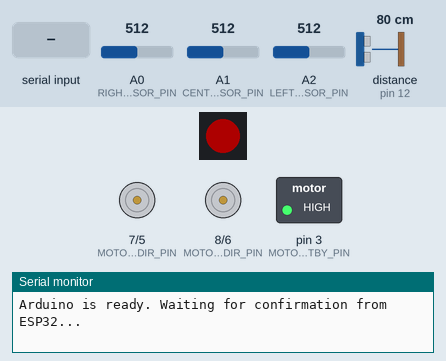
Recording of a sketch running on a simulated Arduino Uno, built with avr-gcc and run on an emulated ATmega328P. Parts: 1 RGB LEDs in strip order, left to right, direction and speed pins drawn as motors (green arrow = direction pin HIGH = forward, orange = LOW = backward, longer = more drive, stopped while the standby pin is LOW), switched loads named in the sketch (green lamp = pin HIGH), the last lines printed to the serial monitor. The inputs (shaded band) are chosen by the test bench; at power-on: distance to the obstacle (sensor on pin 12) 80 cm, A1 (CENTER_SENSOR_PIN) = 512, A2 (LEFT_SENSOR_PIN) = 512, A0 (RIGHT_SENSOR_PIN) = 512. The echo pulse lasts 58.3 µs per cm; dim RGB values are drawn brighter than linear; pins used as bus, display or sensor lines are not drawn.

Above: at 1.2 s.
1.3 s: "START_CONFIRMED" received over Serial
At 3.5 s:
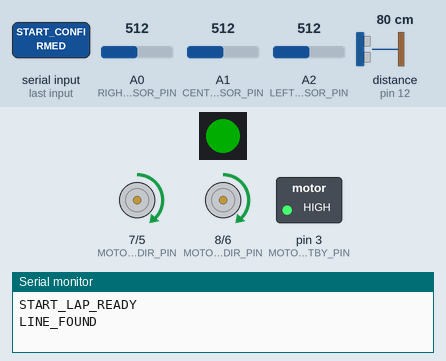
3.8 s: distance to the obstacle (sensor on pin 12) set to 35 cm
5.3 s: distance to the obstacle (sensor on pin 12) set to 29 cm
At 6.5 s:
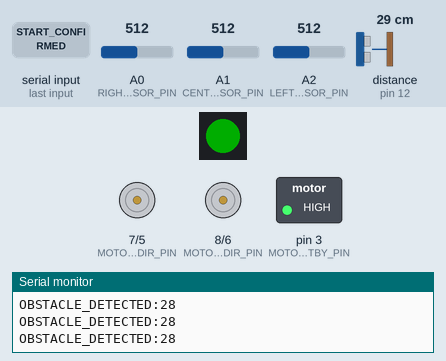
6.8 s: distance to the obstacle (sensor on pin 12) set to 60 cm
At 8.0 s:
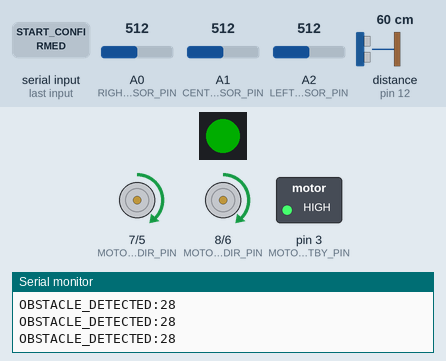
8.3 s: A1 (CENTER_SENSOR_PIN) set to 487
At 9.5 s:
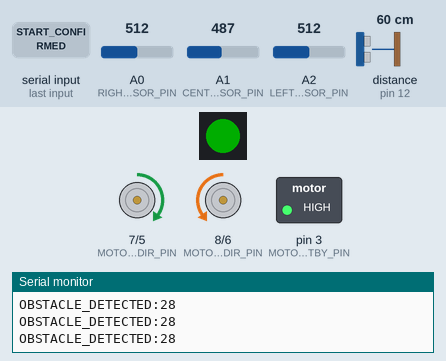
9.8 s: A2 (LEFT_SENSOR_PIN) set to 487
At 10.5 s:
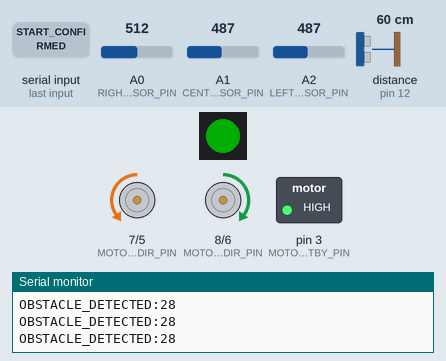
Timing chart, 0 to 12.3 s (numbered marks = the images above; inputs shaded):
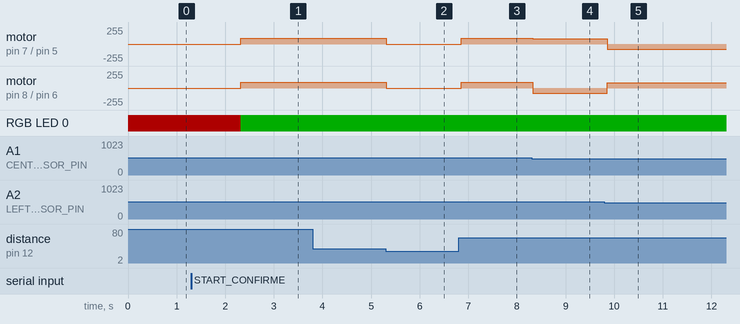

The sketch:

arduino_main.ino
```cpp
#include <FastLED.h>

#define TRIG_PIN 13
#define ECHO_PIN 12
#define LEFT_SENSOR_PIN A2
#define CENTER_SENSOR_PIN A1
#define RIGHT_SENSOR_PIN A0

#define MOTOR_STBY_PIN 3
#define MOTOR_A_DIR_PIN 7
#define MOTOR_A_SPEED_PIN 5
#define MOTOR_B_DIR_PIN 8
#define MOTOR_B_SPEED_PIN 6

#define LED_PIN 2
#define NUM_LEDS 1
#define LED_BRIGHTNESS 50

CRGB leds[NUM_LEDS];

int leftSensor, centerSensor, rightSensor;
long obstacleDistance;
bool lineDetected = false;
bool obstacleDetected = false;
bool canStart = false;

const int BASE_SPEED = 90;
const int TURN_SPEED = 80;
const int LINE_THRESHOLD = 500;
const int MAX_OBSTACLE_DISTANCE = 30;

void setup() {
    Serial.begin(9600);

    FastLED.addLeds<WS2812, LED_PIN, GRB>(leds, NUM_LEDS);
    FastLED.setBrightness(LED_BRIGHTNESS);

    pinMode(MOTOR_STBY_PIN, OUTPUT);
    pinMode(MOTOR_A_DIR_PIN, OUTPUT);
    pinMode(MOTOR_A_SPEED_PIN, OUTPUT);
    pinMode(MOTOR_B_DIR_PIN, OUTPUT);
    pinMode(MOTOR_B_SPEED_PIN, OUTPUT);
    pinMode(TRIG_PIN, OUTPUT);
    pinMode(ECHO_PIN, INPUT);

    digitalWrite(MOTOR_STBY_PIN, HIGH);
    setLedColor(255, 0, 0);
    stopMotors();

    Serial.println("Arduino is ready. Waiting for confirmation from ESP32...");
}

void loop() {
    checkSerialCommunication();

    if (canStart) {
        readSensors();
        checkObstacle();

        if (!obstacleDetected) {
            followLine();
        } else {
            stopMotors();
            Serial.println("OBSTACLE_DETECTED:" + String(obstacleDistance));
        }
    }

    delay(50);
}

void checkSerialCommunication() {
    if (Serial.available()) {
        String message = Serial.readString();
        message.trim();

        if (message == "START_CONFIRMED") {
            canStart = true;
            Serial.println("START_LAP_READY");
        } else if (message == "STOP") {
            canStart = false;
            stopMotors();
        }
    }
}

void readSensors() {
    leftSensor = analogRead(LEFT_SENSOR_PIN);
    centerSensor = analogRead(CENTER_SENSOR_PIN);
    rightSensor = analogRead(RIGHT_SENSOR_PIN);

    bool previousLineState = lineDetected;
    lineDetected = (leftSensor > LINE_THRESHOLD) ||
                   (centerSensor > LINE_THRESHOLD) ||
                   (rightSensor > LINE_THRESHOLD);

    if (lineDetected) {
        setLedColor(0, 255, 0);
    } else {
        setLedColor(255, 0, 0);
    }

    if (previousLineState && !lineDetected) {
        Serial.println("LINE_LOST");
    } else if (!previousLineState && lineDetected) {
        Serial.println("LINE_FOUND");
    }
}

void checkObstacle() {
    obstacleDistance = getDistance();

    if (obstacleDistance > 0 && obstacleDistance <= MAX_OBSTACLE_DISTANCE) {
        if (!obstacleDetected) {
            obstacleDetected = true;
            Serial.println("OBSTACLE_DETECTED:" + String(obstacleDistance));
        }

        if (obstacleDistance <= 8) {
            stopMotors();
        }
    } else {
        obstacleDetected = false;
    }
}

long getDistance() {
    digitalWrite(TRIG_PIN, LOW);
    delayMicroseconds(2);
    digitalWrite(TRIG_PIN, HIGH);
    delayMicroseconds(10);
    digitalWrite(TRIG_PIN, LOW);

    long duration = pulseIn(ECHO_PIN, HIGH);
    long distance = duration * 0.034 / 2;

    return distance;
}

void followLine() {
    if (centerSensor > LINE_THRESHOLD) {
        moveForward(BASE_SPEED);
    } else if (leftSensor > LINE_THRESHOLD) {
        turnLeft();
    } else if (rightSensor > LINE_THRESHOLD) {
        turnRight();
    } else {
        stopMotors();
        Serial.println("LINE_SEARCH_NEEDED");
    }
}

void moveForward(int speed) {
    digitalWrite(MOTOR_A_DIR_PIN, HIGH);
    digitalWrite(MOTOR_B_DIR_PIN, HIGH);
    analogWrite(MOTOR_A_SPEED_PIN, speed);
    analogWrite(MOTOR_B_SPEED_PIN, speed);
}

void turnLeft() {
    digitalWrite(MOTOR_A_DIR_PIN, HIGH);
    digitalWrite(MOTOR_B_DIR_PIN, LOW);
    analogWrite(MOTOR_A_SPEED_PIN, TURN_SPEED);
    analogWrite(MOTOR_B_SPEED_PIN, TURN_SPEED);
}

void turnRight() {
    digitalWrite(MOTOR_A_DIR_PIN, LOW);
    digitalWrite(MOTOR_B_DIR_PIN, HIGH);
    analogWrite(MOTOR_A_SPEED_PIN, TURN_SPEED);
    analogWrite(MOTOR_B_SPEED_PIN, TURN_SPEED);
}

void stopMotors() {
    analogWrite(MOTOR_A_SPEED_PIN, 0);
    analogWrite(MOTOR_B_SPEED_PIN, 0);
}

void setLedColor(int r, int g, int b) {
    leds[0] = CRGB(r, g, b);
    FastLED.show();
}
```

Measured:
- the behaviour switches between 32 and 31 cm on distance to the obstacle (sensor on pin 12) (found by bisection; images 1 and 2)
- the behaviour switches between 501 and 500 on A1 (CENTER_SENSOR_PIN) (found by bisection; images 3 and 4)
- the behaviour switches between 501 and 500 on A2 (LEFT_SENSOR_PIN) (found by bisection; images 4 and 5)
- after the input at 1.3 s, motor on pin 7 (MOTOR_A_DIR_PIN) / pin 5 (MOTOR_A_SPEED_PIN), motor on pin 8 (MOTOR_B_DIR_PIN) / pin 6 (MOTOR_B_SPEED_PIN): stopped → forward 90/255 after 1.0 s; RGB LED 0: RGB(50, 0, 0) → RGB(0, 50, 0) after 1.0 s
- after the input at 3.8 s, every drawn part: stays the same
- after the input at 5.3 s, motor on pin 7 (MOTOR_A_DIR_PIN) / pin 5 (MOTOR_A_SPEED_PIN), motor on pin 8 (MOTOR_B_DIR_PIN) / pin 6 (MOTOR_B_SPEED_PIN): forward 90/255 → stopped at once
- after the input at 6.8 s, motor on pin 7 (MOTOR_A_DIR_PIN) / pin 5 (MOTOR_A_SPEED_PIN), motor on pin 8 (MOTOR_B_DIR_PIN) / pin 6 (MOTOR_B_SPEED_PIN): stopped → forward 90/255 after 0.05 s
- after the input at 8.3 s, motor on pin 7 (MOTOR_A_DIR_PIN) / pin 5 (MOTOR_A_SPEED_PIN): forward 90/255 → forward 80/255 at once; motor on pin 8 (MOTOR_B_DIR_PIN) / pin 6 (MOTOR_B_SPEED_PIN): forward 90/255 → backward 80/255 at once
- after the input at 9.8 s, motor on pin 7 (MOTOR_A_DIR_PIN) / pin 5 (MOTOR_A_SPEED_PIN): forward 80/255 → backward 80/255 after 0.05 s; motor on pin 8 (MOTOR_B_DIR_PIN) / pin 6 (MOTOR_B_SPEED_PIN): backward 80/255 → forward 80/255 after 0.05 s
